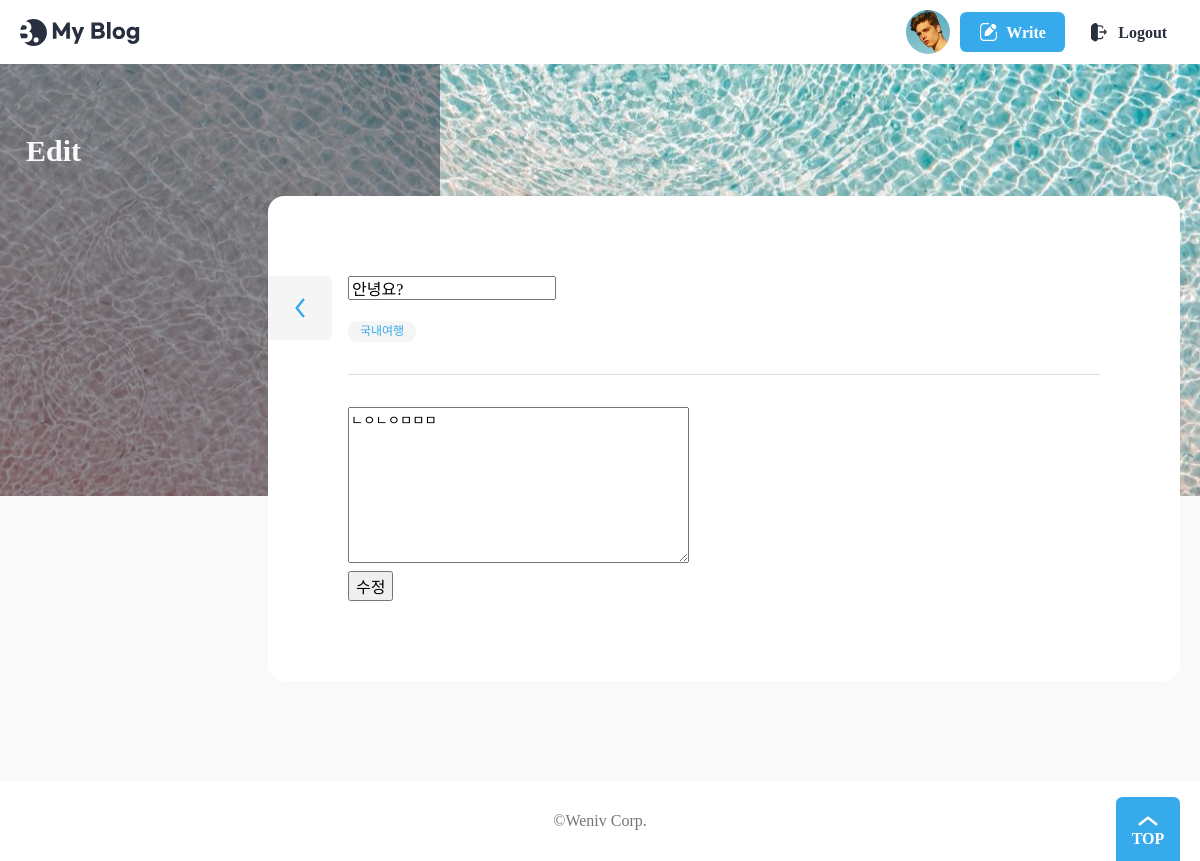
The app's page /blog/detail/2/edit/, older data.
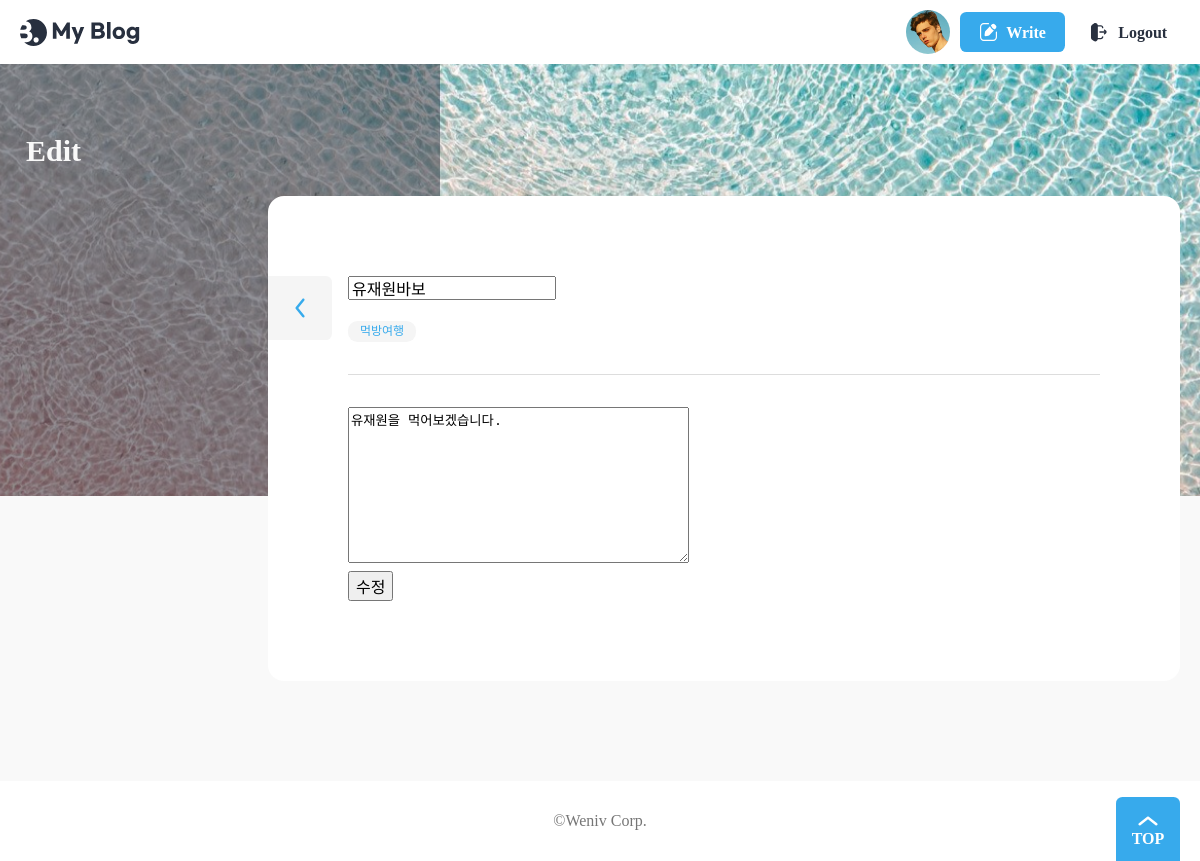
The same page, newer data.
### blog/models.py (models this page shows, shortened)
class Post(models.Model):
    title = models.CharField(max_length=30)
    content = models.TextField()
    writer = models.ForeignKey(User, on_delete=models.CASCADE)
    category = models.CharField(max_length=10)
    created_at = models.DateTimeField(auto_now_add=True)
    updated_at = models.DateTimeField(auto_now=True)
    hit = models.PositiveIntegerField(default=0)

### blog/views.py (the view, shortened to what this page needs)
# urls.py: path("detail/<int:pk>/edit/", views.Update.as_view(), name="edit"),
class Update(View):
    def get(self, request, pk): # post_id
        post = Post.objects.get(pk=pk)
        form = PostForm(initial={'title': post.title, 'content': post.content})
        context = {
            'form': form,
            'post': post
        }
        return render(request, 'blog/post_edit.html', context)

### blog/forms.py
class PostForm(forms.ModelForm):
    YOUR_CHOICES = [
    ("국내여행", "국내여행"),
    ("해외여행", "해외여행"),
    ("먹방여행", "먹방여행"),
    ("자연여행", "자연여행"),
    ("액티비티", "액티비티"),
    ]
    category = forms.ChoiceField(choices=YOUR_CHOICES)
    class Meta:
        model = Post
        fields = ["title", "category","content"]
        widgets = {
            "title": forms.TextInput(attrs={"placeholder": "Enter the title"}),
            "content": forms.Textarea(attrs={"placeholder": "Enter the content"}),
        }

### blog/templates/blog/post_edit.html (shortened to what this page needs)
{% load static %}
<!DOCTYPE html>
<html lang="ko-KR">
	<head>
		<link rel="stylesheet" href="{% static 'css/reset.css' %}" />
		<link rel="stylesheet" as="style" crossorigin href="https://cdn.jsdelivr.net/gh/orioncactus/pretendard/dist/web/static/pretendard.css" />
		<link rel="stylesheet" href="{% static 'css/global.css' %}" />
		<link rel="stylesheet" href="{% static 'css/header.css' %}" />
		<link rel="stylesheet" href="{% static 'css/footer.css' %}" />
		<link rel="stylesheet" href="{% static 'css/button.css' %}" />
		<link rel="stylesheet" href="{% static 'css/banner.css' %}" />
		<link rel="stylesheet" href="{% static 'css/category.css' %}" />
		<link rel="stylesheet" href="{% static 'css/author.css' %}" />
		<link rel="stylesheet" href="{% static 'css/wrapbox.css' %}" />
		<link rel="stylesheet" href="{% static 'css/view.css' %}" />
	</head>
	<body>
		<header>
			<div class="max-width">
				<h1>
					<a href="{% url 'blog:list' %}">
						<img src="{% static 'assets/Logo.svg' %}" alt="My Blog" />
					</a>
				</h1>
				<ul>
					<li class="profile-img">
						<a href="#">
							<img src="{% static 'assets/profile.jpg' %}" alt="My Page" />
						</a>
					</li>
					<li>
						<a href="#" class="button">
							<img src="{% static 'assets/icon-modify-white.svg' %}" alt="" />
							<span>Write</span>
						</a>
					</li>
					<li>
						<button class="button white">
							<img src="{% static 'assets/icon-logout.svg' %}" alt="" />
							<span>Logout</span>
						</button>
					</li>
				</ul>
			</div>
		</header>
		<div class="banner" style="background-image: url({% static 'images/post-background5.jpg' %})">
			<div class="max-width">
        <div class="banner-contents">
					<p class="today">Edit</p>
				</div>
			</div>
		</div>
    {% block content %}
		<div class="view">
			<div class="max-width">
				<section class="wrap-box">
					<div class="inner">
            <form action="{% url 'blog:edit' pk=post.pk %}" method="post">
              <div class="title-wrap">
                  <div>
                    <inp>{{ form.title }}</inp>
                  </div>
              </div>
            <dl class="category">
                <dd>{{ post.category }}</dd>
            </dl>
              <hr />
              <div class="view-contents">
                <p>
                  {{ form.content }}
                </p>
              </div>
              <input type="submit" value="수정">
            </form>
            <a href="{% url 'blog:list' %}" class="btn-back">
            </a>
					</div>
				</section>
			</div>
		</div>
    {% endblock %}
		<footer>
			<div class="max-width">
				<h2>©Weniv Corp.</h2>
				<button class="top-button">TOP</button>
			</div>
		</footer>
	</body>
</html>

Row changes from the older to the newer data that the page shows:
changed Post: title "안녕요?" → "유재원바보"; category "국내여행" → "먹방여행"; content "ㄴㅇㄴㅇㅁㅁㅁ" → "유재원을 먹어보겠습니다."
